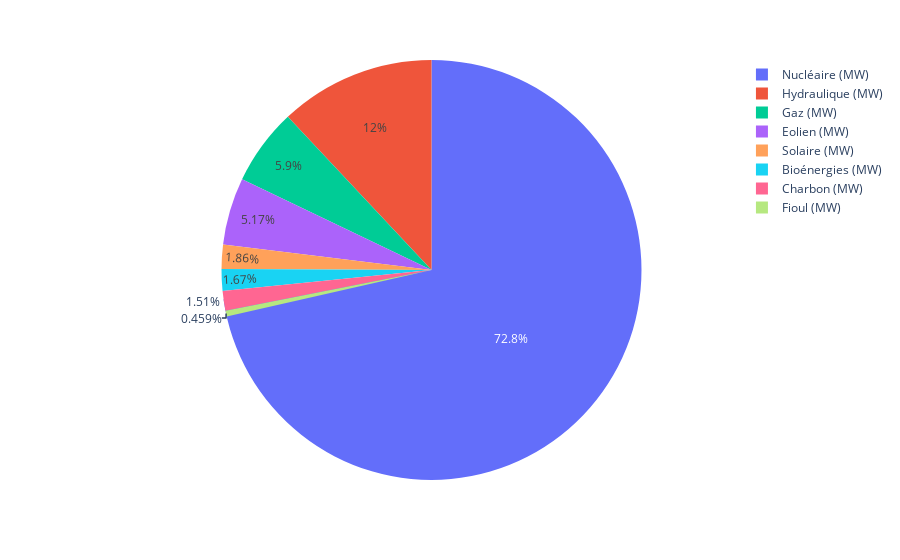

Notebook cell for this chart:
### Markdown cell above
## 1-Graph répartition total energie entre 2012 et 2023

### Code cell
# Somme par source d'énergie (sur les colonnes)
serie = df2.drop(columns='Consommation (MW)', errors='ignore').sum(numeric_only=True)

# Création du pie chart
fig = px.pie(values=serie.values, names=serie.index)

fig.show()

### Figure 1 — Plotly figure (JSON) as saved in the notebook; plotly's stock layout.template omitted (floating-point values rounded to 4 significant figures)
{"data": [{"domain": {"x": [0, 1], "y": [0, 1]}, "hovertemplate": "label=%{label}<br>value=%{value}<extra></extra>", "labels": ["Fioul (MW)", "Charbon (MW)", "Gaz (MW)", "Nucléaire (MW)", "Eolien (MW)", "Solaire (MW)", "Hydraulique (MW)", "Pompage (MW)", "Bioénergies (MW)"], "legendgroup": "", "name": "", "showlegend": true, "type": "pie", "values": [52691085, 173436490, 678280072, 8360119407, 593595025, 213300535, 1377431897, -153814853, 191804196]}], "layout": {"autosize": true, "legend": {"tracegroupgap": 0}, "margin": {"t": 60}}}
